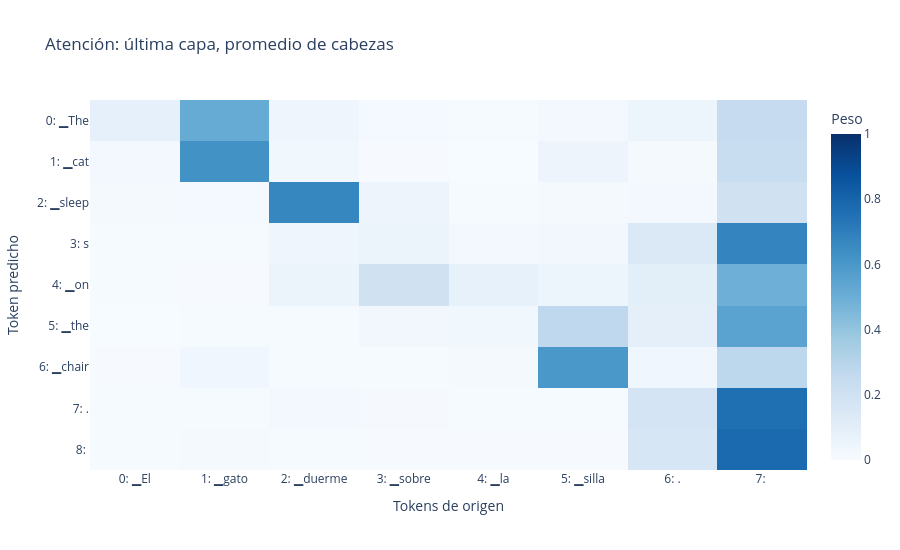

The cell this chart's notebook holds for it:
### Markdown cell above
## Atención real y tensores Q, K y V

Recalculamos la atención sobre la traducción final de la primera frase usando un forward adicional. **No reconstruye el historial del beam search y no demuestra por sí sola la causa de una decisión.**

En la última capa de atención cruzada, Q viene de los estados del decoder que recibe ese subbloque. K y V vienen de los estados finales del encoder. Las tres proyecciones tienen pesos aprendidos. Después se separan en ocho cabezas de dimensión 64.

La operación es $A=\mathrm{softmax}(QK^T/\sqrt{d_k})$ y el contexto es $AV$. Este ejemplo no tiene padding en la entrada, por lo que no necesita aplicar una máscara de padding al reconstruir A. Las filas corresponden al token que se predice, desplazado una posición respecto al prefijo de entrada del decoder.

### Code cell
def capturar_proyeccion(nombre, proyecciones):
    """Crea un hook que guarda la salida de una proyección."""
    def guardar(modulo, entradas, salida):
        proyecciones[nombre] = salida.detach().cpu()
    
    return guardar


def separar_cabezas(tensor, numero_cabezas):
    lote, longitud, dimension = tensor.shape
    
    return tensor.reshape(lote, longitud, numero_cabezas, dimension // numero_cabezas).transpose(1, 2)


def extraer_atencion(traduccion, modelo):
    """Recalcula la atención y captura Q, K y V de la última capa."""
    proyecciones = {}
    atencion_cruzada = modelo.model.decoder.layers[-1].encoder_attn
    hooks = []
    try:
        for nombre in ["q_proj", "k_proj", "v_proj"]:
            proyeccion = getattr(atencion_cruzada, nombre)
            hooks.append(proyeccion.register_forward_hook(capturar_proyeccion(nombre, proyecciones)))
        with torch.no_grad():
            salida = modelo(
                input_ids=torch.tensor([traduccion["entrada_ids"]]),
                decoder_input_ids=torch.tensor([traduccion["salida_ids"][:-1]]),
                output_attentions=True, use_cache=False,
            )
    finally:
        for hook in hooks:
            hook.remove()
    pesos = torch.stack([capa[0].detach().cpu() for capa in salida.cross_attentions])
    cabezas = modelo.config.decoder_attention_heads
    consulta = separar_cabezas(proyecciones["q_proj"], cabezas)
    clave = separar_cabezas(proyecciones["k_proj"], cabezas)
    valor = separar_cabezas(proyecciones["v_proj"], cabezas)
    return pesos, consulta, clave, valor


def graficar_atencion(pesos, traduccion, tokenizador):
    """Permite explorar el peso de atención entre cada par de tokens."""
    tokens_entrada = tokenizador.convert_ids_to_tokens(traduccion["entrada_ids"])
    tokens_salida = tokenizador.convert_ids_to_tokens(traduccion["salida_ids"][1:])
    # Incluimos la posición para distinguir tokens repetidos.
    etiquetas_entrada = [f"{pos}: {token}" for pos, token in enumerate(tokens_entrada)]
    etiquetas_salida = [f"{pos}: {token}" for pos, token in enumerate(tokens_salida)]
    figura = go.Figure(go.Heatmap(
        z=pesos[-1].mean(0).tolist(), x=etiquetas_entrada, y=etiquetas_salida,
        colorscale="Blues", zmin=0, zmax=1, colorbar=dict(title="Peso"),
        hovertemplate="Origen: %{x}<br>Predicción: %{y}<br>Atención: %{z:.4f}<extra></extra>",
    ))
    figura.update_layout(template="plotly_white", height=550,
                          title="Atención: última capa, promedio de cabezas",
                          xaxis_title="Tokens de origen", yaxis_title="Token predicho")
    figura.update_yaxes(autorange="reversed")
    return figura

ejemplo = traducir(corpus.iloc[0]["fuente"], tokenizador, modelo)
atencion, consulta, clave, valor = extraer_atencion(ejemplo, modelo)
pesos_reconstruidos = torch.softmax(consulta @ clave.transpose(-1, -2) / np.sqrt(consulta.shape[-1]), dim=-1)

assert torch.allclose(pesos_reconstruidos[0], atencion[-1], atol=1e-6)
assert torch.allclose(atencion.sum(-1), torch.ones_like(atencion.sum(-1)), atol=1e-6)

print("Q:", tuple(consulta.shape), "K:", tuple(clave.shape), "V:", tuple(valor.shape))

figura_atencion = graficar_atencion(atencion, ejemplo, tokenizador)
figura_atencion.show()

### Figure 1 — Plotly figure (JSON) as saved in the notebook; plotly's stock layout.template omitted (floating-point values rounded to 4 significant figures)
{"data": [{"colorbar": {"title": {"text": "Peso"}}, "colorscale": [[0, "rgb(247,251,255)"], [0.125, "rgb(222,235,247)"], [0.25, "rgb(198,219,239)"], [0.375, "rgb(158,202,225)"], [0.5, "rgb(107,174,214)"], [0.625, "rgb(66,146,198)"], [0.75, "rgb(33,113,181)"], [0.875, "rgb(8,81,156)"], [1, "rgb(8,48,107)"]], "hovertemplate": "Origen: %{x}<br>Predicción: %{y}<br>Atención: %{z:.4f}<extra></extra>", "type": "heatmap", "x": ["0: ▁El", "1: ▁gato", "2: ▁duerme", "3: ▁sobre", "4: ▁la", "5: ▁silla", "6: .", "7: </s>"], "y": ["0: ▁The", "1: ▁cat", "2: ▁sleep", "3: s", "4: ▁on", "5: ▁the", "6: ▁chair", "7: .", "8: </s>"], "z": [[0.08516, 0.5147, 0.04633, 0.01935, 0.008061, 0.02526, 0.05356, 0.2476], [0.02702, 0.6266, 0.03301, 0.006079, 0.002561, 0.05215, 0.01479, 0.2378], [0.01319, 0.01903, 0.6697, 0.05164, 0.009635, 0.01408, 0.02721, 0.1955], [0.009383, 0.008329, 0.04746, 0.06226, 0.02622, 0.02864, 0.1383, 0.6794], [0.00751, 0.007489, 0.05967, 0.1957, 0.08039, 0.05027, 0.1041, 0.4948], [0.002548, 0.01055, 0.01143, 0.0283, 0.03279, 0.2699, 0.09398, 0.5505], [0.004513, 0.03766, 0.01165, 0.01167, 0.01747, 0.6007, 0.03835, 0.2779], [0.008458, 0.007935, 0.01985, 0.01174, 0.008538, 0.009852, 0.1758, 0.7578], [0.01162, 0.01456, 0.01056, 0.005554, 0.005725, 0.006881, 0.1641, 0.781]], "zmax": 1, "zmin": 0}], "layout": {"height": 550, "title": {"text": "Atención: última capa, promedio de cabezas"}, "xaxis": {"title": {"text": "Tokens de origen"}}, "yaxis": {"autorange": "reversed", "title": {"text": "Token predicho"}}}}
